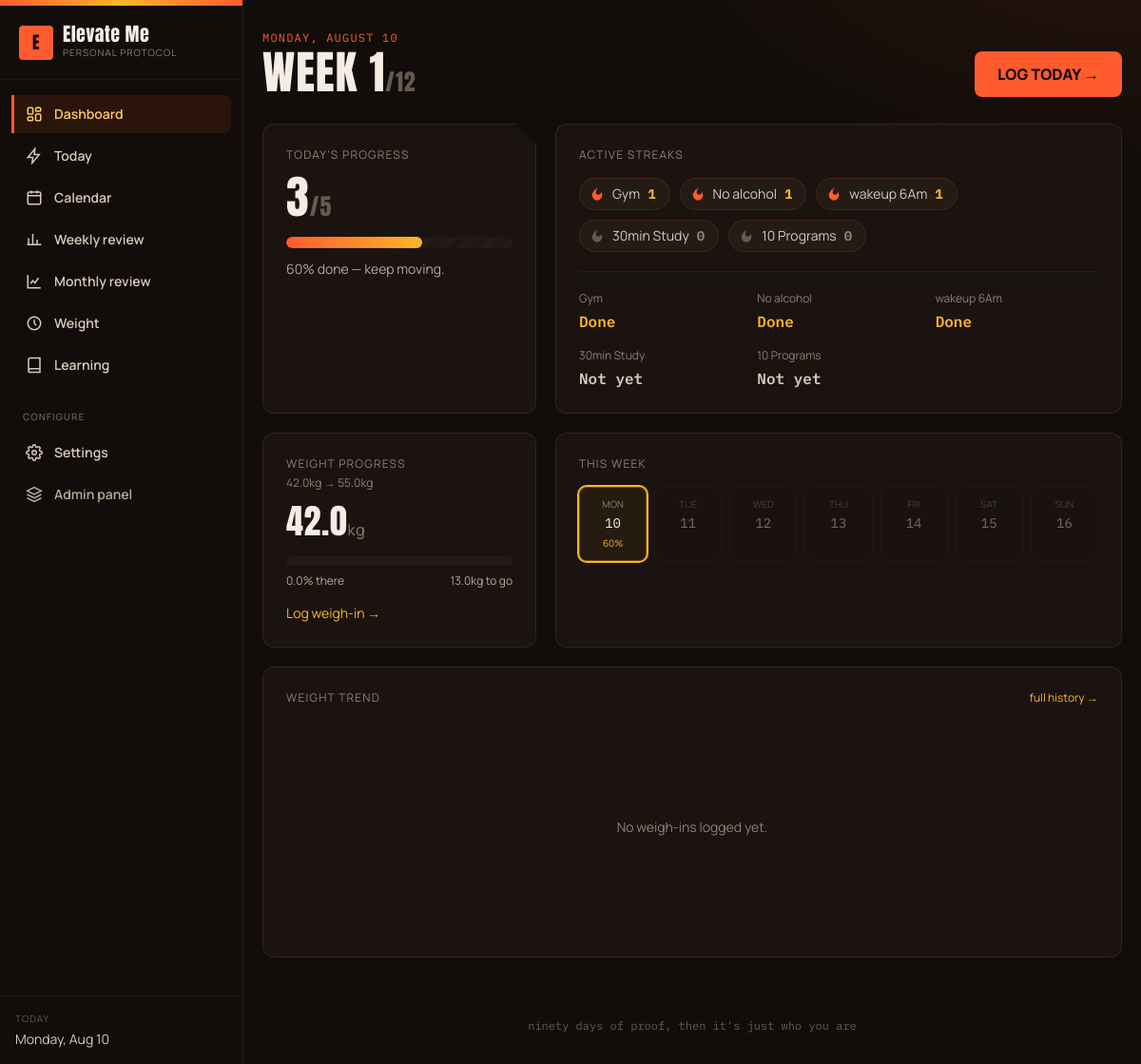
The page / on the database its author committed.
### tracker/models.py (models this page shows, shortened)
class PlanSettings(models.Model):
    plan_name = models.CharField(max_length=60, default="GRIND90")
    start_date = models.DateField(default=datetime.date.today)
    plan_weeks = models.PositiveSmallIntegerField(default=12)
    starting_weight_kg = models.DecimalField(max_digits=5, decimal_places=1, default=Decimal("60.0"))
    target_weight_kg = models.DecimalField(max_digits=5, decimal_places=1, default=Decimal("70.0"))
    rest_weekday = models.PositiveSmallIntegerField(choices=WEEKDAYS, default=6)  # Sunday
    weigh_in_weekday = models.PositiveSmallIntegerField(choices=WEEKDAYS, default=0)  # Monday
    class Meta:
        verbose_name = "Plan settings"
        verbose_name_plural = "Plan settings"
    @classmethod
    def get_solo(cls):
        obj, _ = cls.objects.get_or_create(pk=1)
        return obj
    def is_rest_day(self, date):
        return date.weekday() == self.rest_weekday
    def week_number(self, date):
        delta_days = (date - self.start_date).days
        return (delta_days // 7) + 1

class Activity(models.Model):
    name = models.CharField(max_length=80)
    kind = models.CharField(max_length=10, choices=ACTIVITY_KINDS, default=ACTIVITY_KIND_CHECK)
    target = models.PositiveIntegerField(default=1, help_text="For 'Number' activities, the daily target.")
    unit = models.CharField(max_length=20, blank=True, help_text="e.g. problems, min, g")
    icon = models.CharField(max_length=4, blank=True, help_text="One emoji or short glyph, optional")
    skip_on_rest_day = models.BooleanField(default=False, help_text="Not required on the plan's rest day")
    is_active = models.BooleanField(default=True)
    sort_order = models.PositiveSmallIntegerField(default=0)
    created_at = models.DateTimeField(auto_now_add=True)
    class Meta:
        ordering = ["sort_order", "created_at"]
        verbose_name_plural = "Activities"
    def applies_on(self, date, settings=None):
        if not self.skip_on_rest_day:
            return True
        settings = settings or PlanSettings.get_solo()
        return not settings.is_rest_day(date)
    def is_done(self, value):
        if self.kind == ACTIVITY_KIND_CHECK:
            return bool(value)
        return value >= self.target

### tracker/views.py (the view)
# urls.py: path("", views.dashboard, name="dashboard"),
def dashboard(request):
    settings = PlanSettings.get_solo()
    today = _today()
    tracking_started = today >= settings.start_date
    done_count, total, ratio, rows = _day_status(today, settings)
    activities = list(Activity.objects.filter(is_active=True))
    streaks = [{"activity": a, "streak": _activity_streak(a, today, settings)} for a in activities[:6]]
    latest_weight = WeightEntry.objects.order_by("-date").first()
    current_weight = latest_weight.weight_kg if latest_weight else settings.starting_weight_kg
    span = settings.target_weight_kg - settings.starting_weight_kg
    if span != 0:
        progress_pct = float(min(max((current_weight - settings.starting_weight_kg) / span * 100, 0), 100))
    else:
        progress_pct = 100.0
    weight_entries = list(WeightEntry.objects.order_by("date"))
    weight_chart = {
        "labels": [f"Wk {e.week_number()}" for e in weight_entries],
        "data": [float(e.weight_kg) for e in weight_entries],
    }
    week_dates = [week_start(today) + datetime.timedelta(days=i) for i in range(7)]
    week_cells = []
    for d in week_dates:
        if d > today:
            week_cells.append({"date": d, "is_future": True, "is_today": False, "status": "future"})
        else:
            dc, tt, r, _ = _day_status(d, settings)
            week_cells.append({
                "date": d, "is_future": False, "is_today": d == today,
                "status": _status_label(r, tt > 0), "pct": round(r * 100),
            })
    context = {
        "settings": settings,
        "today": today,
        "tracking_started": tracking_started,
        "done_count": done_count,
        "total_count": total,
        "ratio_pct": round(ratio * 100),
        "rows": rows[:6],
        "streaks": streaks,
        "current_weight": current_weight,
        "progress_pct": round(progress_pct, 1),
        "kg_to_go": max(settings.target_weight_kg - current_weight, 0) if span >= 0 else max(current_weight - settings.target_weight_kg, 0),
        "weight_chart_json": json.dumps(weight_chart),
        "week_cells": week_cells,
        "plan_week_number": max(settings.week_number(today), 0),
    }
    return render(request, "tracker/dashboard.html", context)

### tracker/templates/tracker/dashboard.html (shortened to what this page needs)
{% extends "tracker/base.html" %}
{% load tracker_extras %}
{% block content %}
<div class="rise flex flex-col md:flex-row md:items-end justify-between gap-4 mb-7">
  <div>
    <p class="font-mono text-xs text-ember uppercase tracking-widest mb-1">{{ today|date:"l, F j" }}</p>
    <h1 class="brand text-4xl md:text-5xl text-smoke-100 leading-none">
      {% if tracking_started %}WEEK {{ plan_week_number }}<span class="text-smoke-700 text-2xl">/{{ settings.plan_weeks }}</span>{% else %}GEARING UP{% endif %}
    </h1>
  </div>
  <a href="{% url 'tracker:today' %}" class="inline-flex items-center justify-center gap-2 bg-ember hover:bg-ember-bright text-ink-950 font-extrabold px-6 py-3 rounded-lg transition-all hover:-translate-y-0.5">
    LOG TODAY &rarr;
  </a>
</div>
<div class="grid grid-cols-1 lg:grid-cols-3 gap-5">
  <div class="rise rise-1 card card-notch rounded-xl p-6 lg:col-span-1">
    <p class="text-xs uppercase tracking-widest text-smoke-600 mb-3">Today's progress</p>
    <p class="brand text-5xl text-smoke-100 leading-none">{{ done_count }}<span class="text-smoke-700 text-2xl">/{{ total_count }}</span></p>
    <div class="mt-4 h-3 rounded-full bg-ink-800 overflow-hidden stripe-bar">
      <div class="h-full rounded-full bg-gradient-to-r from-ember to-gold transition-all duration-700" style="width: {{ ratio_pct }}%"></div>
    </div>
    <p class="text-sm text-smoke-500 mt-3">
      {% if total_count == 0 %}No activities set up yet — add some in <a href="{% url 'tracker:settings' %}" class="text-gold underline">Settings</a>.
      {% elif ratio_pct >= 100 %}Full clear. That's the standard now.
      {% else %}{{ ratio_pct }}% done — keep moving.{% endif %}
    </p>
  </div>
  <div class="rise rise-2 card rounded-xl p-6 lg:col-span-2">
    <p class="text-xs uppercase tracking-widest text-smoke-600 mb-4">Active streaks</p>
    {% if streaks %}
    <div class="flex flex-wrap gap-2.5">
      {% for s in streaks %}
      <div class="flex items-center gap-2 bg-ink-800 border border-ember/15 rounded-full pl-2.5 pr-3.5 py-1.5">
        <svg class="w-4 h-4 {% if s.streak > 0 %}text-ember{% else %}text-smoke-700{% endif %}" viewBox="0 0 24 24" fill="currentColor"><path d="M12 2c1 3-2 4-2 7a4 4 0 0 0 8 0c1.5 1 2 3 2 5a8 8 0 1 1-16 0c0-4 3-5 4-9 1 1 2 1 4-3z"/></svg>
        <span class="text-sm text-smoke-300">{{ s.activity.name }}</span>
        <span class="stat-num text-sm font-bold {% if s.streak > 0 %}text-gold{% else %}text-smoke-600{% endif %}">{{ s.streak }}</span>
      </div>
      {% endfor %}
    </div>
    {% else %}
    <p class="text-sm text-smoke-500">No activities yet — <a href="{% url 'tracker:settings' %}" class="text-gold underline">add your first one</a>.</p>
    {% endif %}
    {% if rows %}
    <div class="mt-5 pt-5 border-t border-ember/10 grid sm:grid-cols-3 gap-4">
      {% for row in rows %}
      <div>
        <p class="text-xs text-smoke-600 mb-1 truncate">{{ row.activity.name }}</p>
        <p class="stat-num font-semibold {% if row.done %}text-gold{% else %}text-smoke-300{% endif %}">
          {% if row.activity.kind == 'check' %}{% if row.done %}Done{% else %}Not yet{% endif %}
          {% else %}{{ row.value }}<span class="text-smoke-600">/{{ row.activity.target }}{{ row.activity.unit }}</span>{% endif %}
        </p>
      </div>
      {% endfor %}
    </div>
    {% endif %}
  </div>
  <div class="rise rise-3 card rounded-xl p-6 lg:col-span-1">
    <p class="text-xs uppercase tracking-widest text-smoke-600 mb-1">Weight progress</p>
    <p class="text-xs text-smoke-600 mb-3">{{ settings.starting_weight_kg }}kg &rarr; {{ settings.target_weight_kg }}kg</p>
    <p class="brand text-4xl text-smoke-100">{{ current_weight }}<span class="text-base text-smoke-600 font-body">kg</span></p>
    <div class="mt-4 h-2.5 rounded-full bg-ink-800 overflow-hidden">
    </div>
    <div class="flex justify-between text-xs text-smoke-500 mt-2">
      <span>{{ progress_pct }}% there</span>
      <span>{{ kg_to_go }}kg to go</span>
    </div>
    <a href="{% url 'tracker:weight_tracker' %}" class="mt-4 inline-block text-sm text-gold hover:underline">Log weigh-in &rarr;</a>
  </div>
  <div class="rise rise-4 card rounded-xl p-6 lg:col-span-2">
    <p class="text-xs uppercase tracking-widest text-smoke-600 mb-4">This week</p>
    <div class="grid grid-cols-7 gap-2">
      {% for d in week_cells %}
        <a href="{% url 'tracker:day_detail' date=d.date|date:'Y-m-d' %}" class="rounded-lg p-2.5 text-center border transition-all hover:-translate-y-0.5
          {% if d.status == 'future' %}border-ink-700 bg-ink-900/40 opacity-40
          {% elif d.status == 'completed' %}border-ember/40 bg-ember/10
          {% elif d.status == 'partial' %}border-gold/30 bg-gold/5
          {% else %}border-miss/25 bg-miss/5{% endif %}
          {% if d.is_today %}ring-2 ring-gold{% endif %}">
          <p class="text-[10px] text-smoke-600 uppercase">{{ d.date|date:"D" }}</p>
          <p class="stat-num text-sm text-smoke-200 mt-0.5">{{ d.date|date:"d" }}</p>
          {% if d.status != 'future' %}
            <p class="text-[10px] mt-1 {% if d.status == 'completed' %}text-ember{% elif d.status == 'partial' %}text-gold{% else %}text-miss{% endif %}">{{ d.pct }}%</p>
          {% endif %}
        </a>
      {% endfor %}
    </div>
  </div>
  <div class="rise rise-5 card rounded-xl p-6 lg:col-span-3">
    <div class="flex items-center justify-between mb-4">
      <p class="text-xs uppercase tracking-widest text-smoke-600">Weight trend</p>
      <a href="{% url 'tracker:weight_tracker' %}" class="text-xs text-gold hover:underline">full history &rarr;</a>
    </div>
    <div class="h-56"><canvas id="weightChart"></canvas></div>
  </div>
</div>
{% endblock %}

### tracker/templates/tracker/base.html (shortened to what this page needs)
{% load tracker_extras %}
<!DOCTYPE html>
<html lang="en">
<head>
<script src="https://cdn.tailwindcss.com"></script>
</head>
<body class="min-h-screen font-body text-smoke-100 antialiased">
<div class="flex min-h-screen">
  <aside id="sidebar" class="fixed lg:sticky top-0 left-0 h-screen w-64 shrink-0 bg-ink-950 border-r border-ember/10 z-50 -translate-x-full lg:translate-x-0 transition-transform duration-200 flex flex-col">
    <div class="h-1.5 w-full bg-gradient-to-r from-ember via-gold to-ember"></div>
    <div class="px-5 py-5 flex items-center gap-2.5 border-b border-ember/10">
      <span class="w-9 h-9 rounded bg-ember flex items-center justify-center brand text-ink-950 text-lg">E</span>
      <div>
        <p class="brand text-xl text-smoke-100 leading-none">{{ settings.plan_name|default:"GRIND90" }}</p>
        <p class="text-[10px] uppercase tracking-widest text-smoke-600 mt-0.5">Personal protocol</p>
      </div>
    </div>
    <nav class="flex-1 overflow-y-auto py-4 px-3 space-y-1 text-sm font-semibold">
      {% url 'tracker:dashboard' as u_dash %}
      {% url 'tracker:today' as u_today %}
      {% url 'tracker:calendar_current' as u_cal %}
      {% url 'tracker:weekly_review_current' as u_week %}
      {% url 'tracker:monthly_review_current' as u_month %}
      {% url 'tracker:weight_tracker' as u_weight %}
      {% url 'tracker:learning_progress' as u_learn %}
      {% url 'tracker:settings' as u_settings %}
      <a href="{{ u_dash }}" class="navlink flex items-center gap-3 rounded-r-lg border-l-[3px] border-transparent px-3 py-2.5 text-smoke-300 hover:text-gold hover:bg-ember/5 transition-colors {% if request.resolver_match.url_name == 'dashboard' %}active{% endif %}">
        <svg class="w-[18px] h-[18px]" viewBox="0 0 24 24" fill="none" stroke="currentColor" stroke-width="2"><rect x="3" y="3" width="7" height="9" rx="1.5"/><rect x="14" y="3" width="7" height="5" rx="1.5"/><rect x="14" y="12" width="7" height="9" rx="1.5"/><rect x="3" y="16" width="7" height="5" rx="1.5"/></svg>
        Dashboard
      </a>
      <a href="{{ u_today }}" class="navlink flex items-center gap-3 rounded-r-lg border-l-[3px] border-transparent px-3 py-2.5 text-smoke-300 hover:text-gold hover:bg-ember/5 transition-colors {% if request.resolver_match.url_name == 'day_detail' %}active{% endif %}">
        <svg class="w-[18px] h-[18px]" viewBox="0 0 24 24" fill="none" stroke="currentColor" stroke-width="2"><path d="M13 2 3 14h7l-1 8 10-12h-7l1-8z"/></svg>
        Today
      </a>
      <a href="{{ u_cal }}" class="navlink flex items-center gap-3 rounded-r-lg border-l-[3px] border-transparent px-3 py-2.5 text-smoke-300 hover:text-gold hover:bg-ember/5 transition-colors {% if 'calendar' in request.resolver_match.url_name %}active{% endif %}">
        <svg class="w-[18px] h-[18px]" viewBox="0 0 24 24" fill="none" stroke="currentColor" stroke-width="2"><rect x="3" y="4" width="18" height="17" rx="2"/><path d="M3 9h18M8 2v4M16 2v4"/></svg>
        Calendar
      </a>
      <a href="{{ u_week }}" class="navlink flex items-center gap-3 rounded-r-lg border-l-[3px] border-transparent px-3 py-2.5 text-smoke-300 hover:text-gold hover:bg-ember/5 transition-colors {% if 'weekly' in request.resolver_match.url_name %}active{% endif %}">
        <svg class="w-[18px] h-[18px]" viewBox="0 0 24 24" fill="none" stroke="currentColor" stroke-width="2"><path d="M4 19V10M10 19V4M16 19v-7M22 19H2"/></svg>
        Weekly review
      </a>
      <a href="{{ u_month }}" class="navlink flex items-center gap-3 rounded-r-lg border-l-[3px] border-transparent px-3 py-2.5 text-smoke-300 hover:text-gold hover:bg-ember/5 transition-colors {% if 'monthly' in request.resolver_match.url_name %}active{% endif %}">
        <svg class="w-[18px] h-[18px]" viewBox="0 0 24 24" fill="none" stroke="currentColor" stroke-width="2"><path d="M3 3v18h18M7 15l3-4 3 3 5-7"/></svg>
        Monthly review
      </a>
      <a href="{{ u_weight }}" class="navlink flex items-center gap-3 rounded-r-lg border-l-[3px] border-transparent px-3 py-2.5 text-smoke-300 hover:text-gold hover:bg-ember/5 transition-colors {% if request.resolver_match.url_name == 'weight_tracker' %}active{% endif %}">
        <svg class="w-[18px] h-[18px]" viewBox="0 0 24 24" fill="none" stroke="currentColor" stroke-width="2"><circle cx="12" cy="12" r="9"/><path d="M12 7v5l3 3"/></svg>
        Weight
      </a>
      <a href="{{ u_learn }}" class="navlink flex items-center gap-3 rounded-r-lg border-l-[3px] border-transparent px-3 py-2.5 text-smoke-300 hover:text-gold hover:bg-ember/5 transition-colors {% if request.resolver_match.url_name == 'learning_progress' %}active{% endif %}">
        <svg class="w-[18px] h-[18px]" viewBox="0 0 24 24" fill="none" stroke="currentColor" stroke-width="2"><path d="M4 19.5A2.5 2.5 0 0 1 6.5 17H20M4 4.5A2.5 2.5 0 0 1 6.5 2H20v20H6.5A2.5 2.5 0 0 1 4 19.5v-15Z"/></svg>
        Learning
      </a>
      <p class="text-[10px] uppercase tracking-widest text-smoke-700 px-3 pt-5 pb-1">Configure</p>
      <a href="{{ u_settings }}" class="navlink flex items-center gap-3 rounded-r-lg border-l-[3px] border-transparent px-3 py-2.5 text-smoke-300 hover:text-gold hover:bg-ember/5 transition-colors {% if request.resolver_match.url_name == 'settings' %}active{% endif %}">
        Settings
      </a>
      <a href="/admin/" target="_blank" class="navlink flex items-center gap-3 rounded-r-lg border-l-[3px] border-transparent px-3 py-2.5 text-smoke-500 hover:text-gold hover:bg-ember/5 transition-colors">
        <svg class="w-[18px] h-[18px]" viewBox="0 0 24 24" fill="none" stroke="currentColor" stroke-width="2"><path d="M12 2 2 7l10 5 10-5-10-5ZM2 17l10 5 10-5M2 12l10 5 10-5"/></svg>
        Admin panel
      </a>
    </nav>
    <div class="px-4 py-4 border-t border-ember/10">
      <p class="text-[10px] uppercase tracking-widest text-smoke-700 mb-1">Today</p>
      <p class="text-sm text-smoke-300">{% now "l, M j" %}</p>
    </div>
  </aside>
  <div class="flex-1 min-w-0 flex flex-col">
    <main class="flex-1 max-w-6xl w-full mx-auto px-5 py-8">
      {% block content %}{% endblock %}
    </main>
    <footer class="max-w-6xl w-full mx-auto px-5 py-8 text-center text-xs text-smoke-700 font-mono">
      ninety days of proof, then it's just who you are
    </footer>
  </div>
</div>
</body>
</html>

### rows shown on the page
PlanSettings: plan_name "Elevate Me", plan_weeks "12", starting_weight_kg "42.0", target_weight_kg "55.0"
Activity: activity.name "Gym", streak "1", kind "Done"
Activity: activity.name "No alcohol", streak "1", kind "Done"
Activity: activity.name "wakeup 6Am", streak "1", kind "Done"
Activity: activity.name "30min Study", streak "0", kind "Not yet"
Activity: activity.name "10 Programs", streak "0", kind "Not yet"

### other values the page prints
{{ today|date:"l, F j" }} "MONDAY, AUGUST 10"
{{ plan_week_number }} "1"
{{ done_count }} "3"
{{ total_count }} "5"
{{ ratio_pct }} "60"
{{ progress_pct }} "0.0"
{{ kg_to_go }} "13.0"
{{ d.date|date:"D" }} "MON" "TUE" "WED" "THU" "FRI" "SAT" "SUN"
{{ d.date|date:"d" }} "10" "11" "12" "13" "14" "15" "16"
{{ d.pct }} "60"
